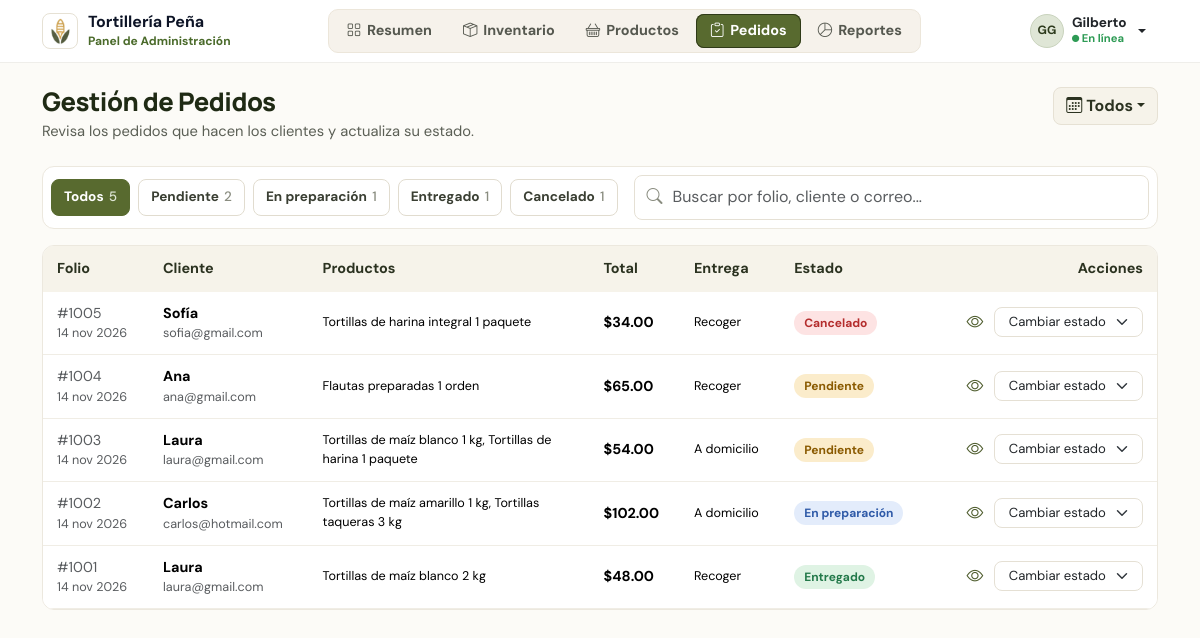
Page /admin/pedidos.php (signed in) on the committed database.
### tables this page shows
CREATE TABLE pedidos (
  id_pedido INT UNSIGNED NOT NULL AUTO_INCREMENT,
  id_cliente INT UNSIGNED NOT NULL,
  fecha DATETIME NOT NULL DEFAULT CURRENT_TIMESTAMP,
  tipo_entrega ENUM('Recoger','Domicilio') NOT NULL DEFAULT 'Recoger',
  direccion_entrega VARCHAR(200) DEFAULT NULL,
  estado ENUM('Pendiente','En preparación','Entregado','Cancelado') NOT NULL DEFAULT 'Pendiente',
  total DECIMAL(10,2) NOT NULL DEFAULT 0.00,
  PRIMARY KEY (id_pedido),
  CONSTRAINT fk_pedidos_clientes FOREIGN KEY (id_cliente) REFERENCES clientes (id_cliente)
    ON UPDATE CASCADE ON DELETE RESTRICT
);

CREATE TABLE usuarios (
  id_usuario INT UNSIGNED NOT NULL AUTO_INCREMENT,
  id_rol TINYINT UNSIGNED NOT NULL,
  nombre VARCHAR(60) NOT NULL,
  apellidos VARCHAR(80) DEFAULT NULL,
  correo VARCHAR(100) NOT NULL,
  contrasena VARCHAR(255) NOT NULL,
  fecha_registro DATETIME NOT NULL DEFAULT CURRENT_TIMESTAMP,
  activo TINYINT(1) NOT NULL DEFAULT 1,
  PRIMARY KEY (id_usuario),
  UNIQUE KEY uq_usuarios_correo (correo),
  CONSTRAINT fk_usuarios_roles FOREIGN KEY (id_rol) REFERENCES roles (id_rol)
    ON UPDATE CASCADE ON DELETE RESTRICT
);

### includes/funciones.php (called while the page is built, shortened)
<?php
function e($texto)
{
    return htmlspecialchars((string) $texto, ENT_QUOTES, 'UTF-8');
}
function dinero($cantidad)
{
    return '$' . number_format((float) $cantidad, 2);
}
function cantidad($valor)
{
    return rtrim(rtrim(number_format((float) $valor, 2, '.', ''), '0'), '.');
}
function con_unidad($valor, $unidad)
{
    $texto = cantidad($valor) . ' ' . $unidad;
    return $texto;
}
function fecha_corta($fecha, $con_hora = false)
{
    $meses = ['ene', 'feb', 'mar', 'abr', 'may', 'jun', 'jul', 'ago', 'sep', 'oct', 'nov', 'dic'];
    $t = strtotime($fecha);
    $texto = date('d', $t) . ' ' . $meses[(int) date('n', $t) - 1] . ' ' . date('Y', $t);
    if ($con_hora) {
        $texto .= ', ' . date('H:i', $t);
    }
    return $texto;
}
function clase_estado($estado)
{
    $clases = [
        'Pendiente' => 'estado-pendiente',
        'En preparación' => 'estado-preparacion',
        'Entregado' => 'estado-entregado',
        'Cancelado' => 'estado-cancelado',
    ];
    return $clases[$estado] ?? 'estado-pendiente';
}

### admin/pedidos.php (the view, shortened to what this page needs)
<?php
require_once '../includes/funciones.php';
$estados = ['Pendiente', 'En preparación', 'Entregado', 'Cancelado'];
$estado = in_array($_GET['estado'] ?? '', $estados, true) ? $_GET['estado'] : '';
$buscar = trim($_GET['buscar'] ?? '');
$periodo = $_GET['periodo'] ?? 'todos';
$periodos = ['hoy' => 'Hoy', '7' => 'Últimos 7 días', '30' => 'Últimos 30 días', 'todos' => 'Todos'];
$sql = "SELECT p.*, u.nombre, u.apellidos, u.correo, c.telefono
        FROM pedidos p
        INNER JOIN clientes c ON c.id_cliente = p.id_cliente
        INNER JOIN usuarios u ON u.id_usuario = c.id_usuario
        WHERE 1 = 1";
$parametros = [];
$sql .= ' ORDER BY p.fecha DESC';
$consulta = $pdo->prepare($sql);
$consulta->execute($parametros);
$pedidos = $consulta->fetchAll();
$detalles = [];
if ($pedidos) {
    $ids = array_column($pedidos, 'id_pedido');
    $consulta = $pdo->prepare(
        'SELECT d.*, pr.nombre, pr.unidad FROM detalle_pedido d
         INNER JOIN productos pr ON pr.id_producto = d.id_producto
         WHERE d.id_pedido IN (' . implode(',', array_fill(0, count($ids), '?')) . ')'
    );
    $consulta->execute($ids);
    foreach ($consulta->fetchAll() as $fila) {
        $detalles[$fila['id_pedido']][] = $fila;
    }
}
$conteo = array_fill_keys($estados, 0);
foreach ($pdo->query('SELECT estado, COUNT(*) AS total FROM pedidos GROUP BY estado') as $fila) {
    $conteo[$fila['estado']] = (int) $fila['total'];
}
function enlace_filtro($cambios)
{
    global $estado, $buscar, $periodo;
    $q = array_merge(['estado' => $estado, 'buscar' => $buscar, 'periodo' => $periodo], $cambios);
    $q = array_filter($q, fn($v) => $v !== '' && $v !== 'todos');
    return 'pedidos.php' . ($q ? '?' . http_build_query($q) : '');
}
require '../includes/header_admin.php';
?>
<div class="d-flex flex-wrap justify-content-between align-items-start gap-3 mb-4">
    <div>
        <h1 class="titulo-panel">Gestión de Pedidos</h1>
        <p class="sub-panel">Revisa los pedidos que hacen los clientes y actualiza su estado.</p>
    </div>
    <div class="dropdown">
        <button class="btn btn-claro dropdown-toggle" data-bs-toggle="dropdown"><i class="bi bi-calendar3 me-1"></i><?= $periodos[$periodo] ?></button>
    </div>
</div>
<div class="caja p-2 mb-3 d-flex flex-wrap gap-2 align-items-center">
    <a href="<?= e(enlace_filtro(['estado' => ''])) ?>" class="chip <?= $estado === '' ? 'activo' : '' ?>">Todos <span><?= array_sum($conteo) ?></span></a>
    <?php foreach ($estados as $e): ?>
        <a href="<?= e(enlace_filtro(['estado' => $e])) ?>" class="chip <?= $estado === $e ? 'activo' : '' ?>"><?= $e ?> <span><?= $conteo[$e] ?></span></a>
    <?php endforeach; ?>
    <form method="get" class="buscador-panel flex-grow-1 ms-lg-2">
        <i class="bi bi-search"></i>
        <input type="search" name="buscar" class="form-control" value="<?= e($buscar) ?>" placeholder="Buscar por folio, cliente o correo...">
    </form>
</div>
<div class="caja">
    <div class="table-responsive">
        <table class="table tabla mb-0 align-middle">
            <thead><tr><th>Folio</th><th>Cliente</th><th>Productos</th><th>Total</th><th>Entrega</th><th>Estado</th><th class="text-end">Acciones</th></tr></thead>
            <tbody>
            <?php foreach ($pedidos as $p): ?>
                <?php
                $items = $detalles[$p['id_pedido']] ?? [];
                $resumen = array_map(fn($i) => $i['nombre'] . ' ' . con_unidad($i['cantidad'], $i['unidad']), $items);
                ?>
                <tr>
                    <td class="text-muted">#<?= $p['id_pedido'] ?><div class="small"><?= fecha_corta($p['fecha']) ?></div></td>
                    <td><span class="fw-semibold"><?= e(trim($p['nombre'] . ' ' . $p['apellidos'])) ?></span><div class="small text-muted"><?= e($p['correo']) ?></div></td>
                    <td class="small" style="max-width: 260px;"><?= e(implode(', ', $resumen)) ?></td>
                    <td class="fw-bold"><?= dinero($p['total']) ?></td>
                    <td class="small"><?= $p['tipo_entrega'] === 'Domicilio' ? 'A domicilio' : 'Recoger' ?></td>
                    <td><span class="estado <?= clase_estado($p['estado']) ?>"><?= e($p['estado']) ?></span></td>
                    <td class="text-end text-nowrap">
                        <button class="btn btn-icono" title="Ver detalle" data-bs-toggle="modal" data-bs-target="#pedido<?= $p['id_pedido'] ?>"><i class="bi bi-eye"></i></button>
                        <form method="post" class="d-inline-flex">
                            <select name="estado" class="form-select form-select-sm selector-estado" onchange="this.form.submit()" aria-label="Cambiar estado">
                                <option value="" selected disabled>Cambiar estado</option>
                            </select>
                        </form>
                    </td>
                </tr>
            <?php endforeach; ?>
            </tbody>
        </table>
    </div>
</div>
<?php require '../includes/footer_admin.php'; ?>

### assets/css/estilos.css (style rules this page uses)
:root { --verde: #4e5b31; --verde-oscuro: #3b4624; --verde-claro: #e9eddf; --crema: #fbfaf6; --crema-oscuro: #f1eee4; --borde: #e5e0d4; --texto: #23261c; --texto-suave: #6b6e61; --dorado: #c9a14a; }
h1, h2, h3, .titulo-grande, .titulo-seccion, .marca-nombre { font-family: 'Manrope', system-ui, sans-serif; }
a { color: var(--verde); }
.form-control, .form-select { border-color: var(--borde); border-radius: 8px; padding: .6rem .85rem; }
.form-select { padding-right: 2.4rem; }
.estado { display: inline-block; font-size: .75rem; font-weight: 700; padding: 3px 10px; border-radius: 999px; white-space: nowrap; }
.estado-pendiente { background: #fbeccb; color: #8a5a00; }
.estado-preparacion { background: #e3ecfb; color: #2f5aa8; }
.estado-entregado { background: #dff3e4; color: #23794a; }
.estado-cancelado { background: #fde3e3; color: #b42c2c; }

### assets/css/admin.css (style rules this page uses)
body.panel { font-family: 'DM Sans', system-ui, sans-serif; background: #fcfbf7; color: #1f2a14; }
.titulo-panel { font-family: 'Manrope', sans-serif; font-size: 1.6rem; font-weight: 800; letter-spacing: -.02em; margin-bottom: 2px; }
.sub-panel { color: #5b5f55; font-size: .92rem; margin: 0; }
.caja { background: #fff; border: 1px solid #ece8de; border-radius: 12px; overflow: hidden; }
.btn-claro { background: #f6f3ea; border: 1px solid #e6e1d4; color: #2b3220; font-weight: 600; border-radius: 8px; }
.btn-icono { border: 0; background: none; color: #4f5d2e; font-size: 1.05rem; padding: 4px 7px; }
.tabla { font-size: .9rem; }
.tabla thead th { background: #f6f3ea; color: #2b3220; font-weight: 700; padding: 12px 14px; border-bottom: 0; white-space: nowrap; }
.tabla td { padding: 11px 14px; border-color: #f0ede5; }
.buscador-panel { position: relative; min-width: 220px; }
.buscador-panel i { position: absolute; left: 13px; top: 50%; transform: translateY(-50%); color: #8a8d80; }
.buscador-panel .form-control { padding-left: 38px; }
.chip { padding: 7px 12px; border-radius: 8px; border: 1px solid #e1dccf; color: #3a3f33; font-weight: 600; font-size: .85rem; text-decoration: none; background: #fff; }
.chip span { color: #8a8d80; font-weight: 500; margin-left: 2px; }
.chip.activo { background: #586a2f; border-color: #586a2f; color: #fff; }
.chip.activo span { color: #dfe6d6; }
.selector-estado { width: auto; font-size: .82rem; padding-top: 4px; padding-bottom: 4px; padding-right: 2.2rem; }

### rows in the picture
pedidos: id_pedido "1005", fecha "14 nov 2026", usuarios.nombre "Sofía", usuarios.correo "sofia@gmail.com", resumen "Tortillas de harina integral 1 paquete", total "$34.00", tipo_entrega "Recoger", estado "Cancelado"
pedidos: id_pedido "1004", fecha "14 nov 2026", usuarios.nombre "Ana", usuarios.correo "ana@gmail.com", resumen "Flautas preparadas 1 orden", total "$65.00", tipo_entrega "Recoger", estado "Pendiente"
pedidos: id_pedido "1003", fecha "14 nov 2026", usuarios.nombre "Laura", usuarios.correo "laura@gmail.com", resumen "Tortillas de maíz blanco 1 kg, Tortillas de harina 1 paquete", total "$54.00", tipo_entrega "A domicilio", estado "Pendiente"
pedidos: id_pedido "1002", fecha "14 nov 2026", usuarios.nombre "Carlos", usuarios.correo "carlos@hotmail.com", resumen "Tortillas de maíz amarillo 1 kg, Tortillas taqueras 3 kg", total "$102.00", tipo_entrega "A domicilio", estado "En preparación"
pedidos: id_pedido "1001", fecha "14 nov 2026", usuarios.nombre "Laura", usuarios.correo "laura@gmail.com", resumen "Tortillas de maíz blanco 2 kg", total "$48.00", tipo_entrega "Recoger", estado "Entregado"

### other values in the picture
$texto "Resumen"
$texto "Inventario"
$texto "Productos"
$texto "Pedidos"
$texto "Reportes"
iniciales($admin['nombre'], $admin['apellidos'] ?? '') "GG"
$admin['nombre'] "Gilberto"
$periodos[$periodo] "Todos"
array_sum($conteo) "5"
$e "Pendiente"
$conteo[$e] "2"
$e "En preparación"
$conteo[$e] "1"
$e "Entregado"
$e "Cancelado"
